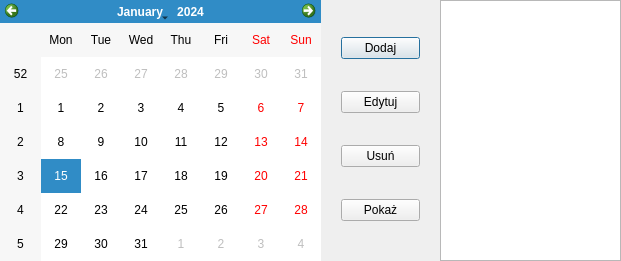
<?xml version="1.0" encoding="UTF-8"?>
<ui version="4.0">
 <class>kalendarz</class>
 <widget class="QDialog" name="kalendarz">
  <property name="geometry">
   <rect>
    <x>0</x>
    <y>0</y>
    <width>621</width>
    <height>261</height>
   </rect>
  </property>
  <property name="minimumSize">
   <size>
    <width>621</width>
    <height>261</height>
   </size>
  </property>
  <property name="maximumSize">
   <size>
    <width>621</width>
    <height>261</height>
   </size>
  </property>
  <property name="windowTitle">
   <string>Organizator</string>
  </property>
  <widget class="QCalendarWidget" name="cw_kalendarz">
   <property name="geometry">
    <rect>
     <x>0</x>
     <y>0</y>
     <width>321</width>
     <height>261</height>
    </rect>
   </property>
  </widget>
  <widget class="QWidget" name="gridLayoutWidget">
   <property name="geometry">
    <rect>
     <x>330</x>
     <y>0</y>
     <width>101</width>
     <height>261</height>
    </rect>
   </property>
   <layout class="QGridLayout" name="gridLayout">
    <item row="0" column="0">
     <widget class="QPushButton" name="pb_dodaj">
      <property name="text">
       <string>Dodaj</string>
      </property>
     </widget>
    </item>
    <item row="1" column="0">
     <widget class="QPushButton" name="pb_edytuj">
      <property name="text">
       <string>Edytuj</string>
      </property>
     </widget>
    </item>
    <item row="2" column="0">
     <widget class="QPushButton" name="pb_usun">
      <property name="text">
       <string>Usuń</string>
      </property>
     </widget>
    </item>
    <item row="3" column="0">
     <widget class="QPushButton" name="pb_pokaz">
      <property name="text">
       <string>Pokaż</string>
      </property>
     </widget>
    </item>
   </layout>
  </widget>
  <widget class="QListWidget" name="lw_spotkania">
   <property name="geometry">
    <rect>
     <x>440</x>
     <y>0</y>
     <width>181</width>
     <height>261</height>
    </rect>
   </property>
  </widget>
 </widget>
 <layoutdefault spacing="6" margin="11"/>
 <resources/>
 <connections/>
</ui>
